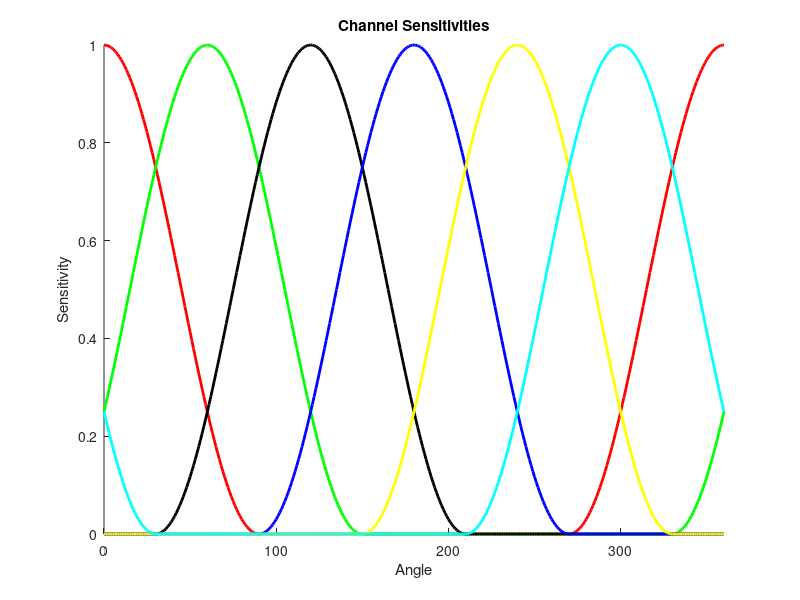
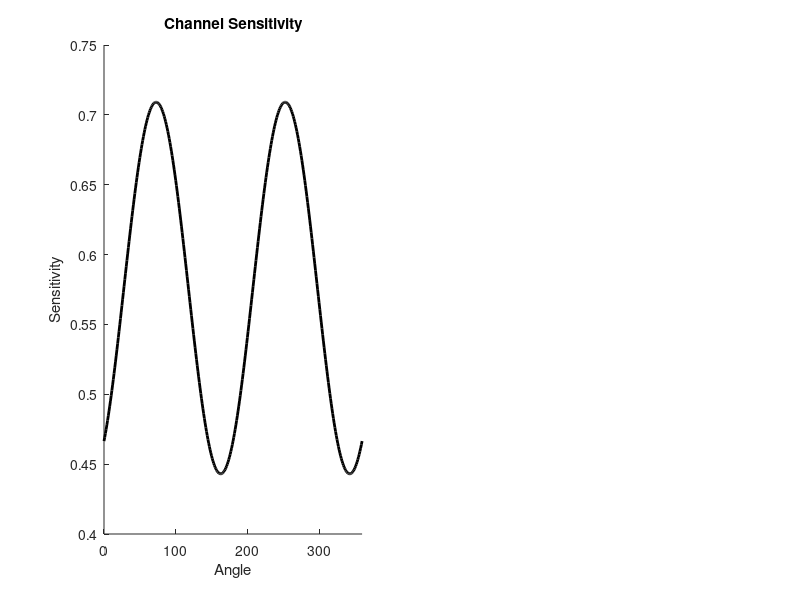

MATLAB code for these plots, in order: (Note: this script raises an error after producing the figures.)
% Work out various features of a channel model
%
% Work out isorespone contour ideas for the linear channel model
% of Brouwer and Heeger.
%
% 2/16/21  dhb Finish up and add comments
% 2/22/21  dhb Modularize the functions.

%% Clear
clear; close all;

%% Set number of channels
nChannels = 6;
if (rem(nChannels,2) ~= 0)
    error('nChannels must be even');
end

%% Set channel center points
centerSpacing = 360/nChannels;
centerLocations = 0:centerSpacing:360-centerSpacing;

%% Create and plot underlying channel tuning
angleSupport = 0:1:360;
figure; clf; hold on
colors = ['r' 'g' 'k' 'b' 'y' 'c'];
colorIndex = 1;
for ii = 1:nChannels
    underlyingChannels(ii,:) = cosd(angleSupport-centerLocations(ii));
    underlyingChannels(ii,sign(underlyingChannels(ii,:)) == -1) = 0;
    underlyingChannels(ii,:) = underlyingChannels(ii,:).^2;
    plot(angleSupport,underlyingChannels(ii,:),colors(colorIndex),'LineWidth',2);
    colorIndex = colorIndex+1;
    if (colorIndex > length(colors))
        colorIndex = 1;
    end
end
xlim([0 360]);
xlabel('Angle');
ylabel('Sensitivity');
title('Channel Sensitivities');

%% Create a single linear channel as a weighted combination of the underlying channels
%
% Since we use symmetric modulations in our experiments, we'll keep
% this symmetric.  We specify the first three weights and then duplicat
% for the second three.
rng(3);
theChannelWeightsPos = rand(nChannels/2,1);
theChannelWeights = [theChannelWeightsPos ; theChannelWeightsPos];
theChannel = (underlyingChannels'*theChannelWeights)';

% Plot sensitivity of the single channel as a function of angle
figure; clf;
subplot(1,2,1); hold on;
plot(angleSupport,theChannel,'k','LineWidth',2);
xlim([0 360]);
xlabel('Angle');
ylabel('Sensitivity');
title('Channel Sensitivity');

%% Get isoresponse contour from sensitivity
%
% If you wanted to plot this isoresponse contour, you could using the same
% code as we do to plot the elliptical and fit isoresponse contours below.
criterionResp = 2;
theChannelIsoContrast = ChannelWeightsPosToIsoContrast(theChannelWeightsPos,underlyingChannels,criterionResp);
subplot(1,2,2); hold on;
plot(theChannelIsoContrast.*cosd(angleSupport),theChannelIsoContrast.*sind(angleSupport),'k','LineWidth',2);
axis('square');
xlabel('Cone 1 Contrast');
ylabel('Cone 2 Contrast');
title('Channel IsoContrast');

%% Generate an elliptical isoresponse contour and plot
%
% Set ellipse parameters
angle = 45;         % Angle
aspectRatio = 0.15; % Minor axis aspect ratio
ellipticalIsoContrast = EllipticalIsoContrast(angle,aspectRatio,angleSupport,criterionResp);

% Plot
figure; clf; hold on;
plot(ellipticalIsoContrast.*cosd(angleSupport),ellipticalIsoContrast.*sind(angleSupport),'k','LineWidth',2);
axis('square');

%% If we have an isoresponse contour, we can solve for the channel weights
[isoContrastPred,weightsPosPred] = FitIsoContrast(ellipticalIsoContrast,underlyingChannels,criterionResp);

% Get the predicted isoresonse contrasts and add to plot.
plot(isoContrastPred.*cosd(angleSupport),isoContrastPred.*sind(angleSupport),'r:','LineWidth',2);
axis('square');
xlabel('Cone 1 Contrast');
ylabel('Cone 2 Contrast');
title('IsoContrast');

%% ChannelWeightsPosToIsoContrast
function isoContrast = ChannelWeightsPosToIsoContrast(theChannelWeightsPos,underlyingChannels,criterionResp)

isoContrast = ChannelWeightsToIsoContrast([theChannelWeightsPos ; theChannelWeightsPos],underlyingChannels,criterionResp);

end

%% ChannelWeightsToIsoContrast
%
% For each stimulus direction response is given
% by stimulus magnitude times sensitivity in that
% direction. That is:
%   resp = theChannel*stimMag
% So for stimuli in just one direction theta,%
%   theChannelIsoContrast = resp/theChannel(theta);
%
% We can get the stimulus magnitude for the channel
% above by inverting this equation.
function isoContrast = ChannelWeightsToIsoContrast(theChannelWeights,underlyingChannels,criterionResp)

% Form channel
theChannel = (underlyingChannels'*theChannelWeights)';

% Avoid divide by zero
theChannel(abs(theChannel) < 1e-6) = 1e-6;

% Get isocontrast
isoContrast = criterionResp./theChannel;

end

%% FitIsoContrast
%
% Use fmincon to find weights that produce isoresponse contour closest
% to the specified one.
function [isoContrastPred,weightsPosPred] = FitIsoContrast(isoContrast,underlyingChannels,criterionResp)

% You need to make a good guess about the initial weights for the search to
% converge. So, find initial weights using regression.  We find all x
% weights, but only specify half for the search (as above, since we are
% using bipolar modulations).  Average coresponding weights to get starting
% point.  Have to pay a bit of attention to what's a row vector and what's
% a column vector through here.
nChannels = size(underlyingChannels,1);
weightsRegress0 = (underlyingChannels'\(1./isoContrast'));
weightsPos0 = zeros(nChannels/2,1);
for ii = 1:nChannels/2
    weightsPos0(ii) = mean([weightsRegress0(ii) weightsRegress0(ii+nChannels/2)]);
end

% Set up search bounds
vlb = [-1e6 -1e6 -1e6]';
vub = [1e6 1e6 1e6]';

% Search
options = optimset('fmincon');
options = optimset(options,'Diagnostics','off','Display','off','LargeScale','off','Algorithm','active-set');
weightsPosPred = fmincon(@(weightsPos)FitIsoContrastFun(weightsPos,underlyingChannels,isoContrast,criterionResp),weightsPos0,[],[],[],[],vlb,vub,[],options);

% Get prediction
[~,isoContrastPred] = FitIsoContrastFun(weightsPosPred,underlyingChannels,isoContrast,criterionResp);

end

%% FitIsoContrastFun
%
% Error function for search
function [f,isoContrastPred] = FitIsoContrastFun(theChannelWeightsPos,underlyingChannels,isoContrast,criterionResp)

% Get predicted isoresponse contour
isoContrastPred = ChannelWeightsPosToIsoContrast(theChannelWeightsPos,underlyingChannels,criterionResp);

% Take RMSE with what is being fit
f = sqrt(sum((isoContrastPred-isoContrast).^2)/length(isoContrast));

end

%% EllipticalIsoContrast
%
% Generate an elliptical isoresponse contour.
%
% This is pulled from earlier code we developed to check
% the appendix in the paper, t_EllipseCheck
function isoContrast = EllipticalIsoContrast(angle,aspectRatio,angleSupport,criterionResp)

% Set up matrices V and S
V = [cosd(angle) -sind(angle) ; sind(angle) cosd(angle)];
S = [1 0 ; 0 1/aspectRatio];

% Compute A and Q
A = S'*V';
Q = A'*A;

% Points on the ellipse satisfy c'*Q*c = resp^2;
% One way to find the ellipse is to go around the circle and adjust to desired length
resp2 = criterionResp^2;
circleVecs = zeros(2,length(angleSupport));
ellipseVecs = zeros(2,length(angleSupport));
for tt = 1:length(angleSupport)
    % Create a point on a circle
    circleVecs(1,tt) = cosd(angleSupport(tt));
    circleVecs(2,tt) = sind(angleSupport(tt));
    
    % Transform by scaling to produce a point on the ellipse
    rawResp2 = circleVecs(:,tt)'*Q*circleVecs(:,tt);
    ellipseVecs(:,tt) = sqrt(resp2)*circleVecs(:,tt)/sqrt(rawResp2);
    
    % Get vector length of point on ellipse (aka contrast).  This is
    % the contrast at each stimulus direction angle that produces
    % the constant criterion response.
    isoContrast(tt) = norm(ellipseVecs(:,tt));
end

end

